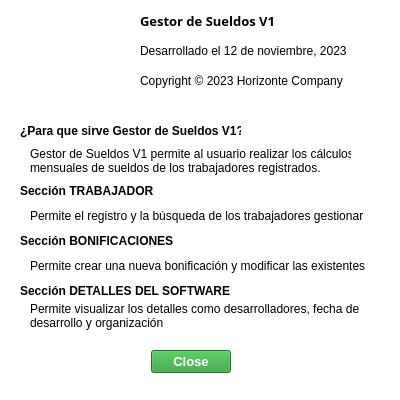
<?xml version="1.0" encoding="UTF-8"?>
<ui version="4.0">
 <class>AcercaDeNosotros</class>
 <widget class="QMainWindow" name="AcercaDeNosotros">
  <property name="windowModality">
   <enum>Qt::NonModal</enum>
  </property>
  <property name="geometry">
   <rect>
    <x>0</x>
    <y>0</y>
    <width>400</width>
    <height>400</height>
   </rect>
  </property>
  <property name="minimumSize">
   <size>
    <width>400</width>
    <height>400</height>
   </size>
  </property>
  <property name="maximumSize">
   <size>
    <width>400</width>
    <height>400</height>
   </size>
  </property>
  <property name="cursor">
   <cursorShape>ArrowCursor</cursorShape>
  </property>
  <property name="windowTitle">
   <string>Gestión de Sueldos</string>
  </property>
  <property name="styleSheet">
   <string notr="true">background-color: white</string>
  </property>
  <widget class="QWidget" name="centralwidget">
   <widget class="QLabel" name="label_2">
    <property name="geometry">
     <rect>
      <x>140</x>
      <y>10</y>
      <width>151</width>
      <height>21</height>
     </rect>
    </property>
    <property name="font">
     <font>
      <family>14pt Arial</family>
      <pointsize>10</pointsize>
      <italic>false</italic>
      <bold>true</bold>
     </font>
    </property>
    <property name="styleSheet">
     <string notr="true">font: 700 light 14pt &quot;Arial&quot;;
color: black;</string>
    </property>
    <property name="text">
     <string>Gestor de Sueldos V1</string>
    </property>
   </widget>
   <widget class="QDialogButtonBox" name="buttonBoxCerrar">
    <property name="geometry">
     <rect>
      <x>150</x>
      <y>350</y>
      <width>81</width>
      <height>24</height>
     </rect>
    </property>
    <property name="font">
     <font>
      <pointsize>10</pointsize>
      <italic>false</italic>
      <bold>true</bold>
     </font>
    </property>
    <property name="styleSheet">
     <string notr="true">
font: bold 10pt;
color: white;
background: rgb(43, 155, 51);</string>
    </property>
    <property name="orientation">
     <enum>Qt::Horizontal</enum>
    </property>
    <property name="standardButtons">
     <set>QDialogButtonBox::Close</set>
    </property>
    <property name="centerButtons">
     <bool>true</bool>
    </property>
   </widget>
   <widget class="QLabel" name="label">
    <property name="geometry">
     <rect>
      <x>140</x>
      <y>40</y>
      <width>221</width>
      <height>21</height>
     </rect>
    </property>
    <property name="text">
     <string>Desarrollado el 12 de noviembre, 2023</string>
    </property>
   </widget>
   <widget class="QLabel" name="label_4">
    <property name="geometry">
     <rect>
      <x>140</x>
      <y>70</y>
      <width>211</width>
      <height>21</height>
     </rect>
    </property>
    <property name="text">
     <string>Copyright © 2023 Horizonte Company</string>
    </property>
   </widget>
   <widget class="QLabel" name="label_7">
    <property name="geometry">
     <rect>
      <x>20</x>
      <y>10</y>
      <width>101</width>
      <height>91</height>
     </rect>
    </property>
    <property name="text">
     <string/>
    </property>
    <property name="pixmap">
     <pixmap>logo_sueldos.jpg</pixmap>
    </property>
    <property name="scaledContents">
     <bool>true</bool>
    </property>
   </widget>
   <widget class="QLabel" name="label_5">
    <property name="geometry">
     <rect>
      <x>20</x>
      <y>120</y>
      <width>221</width>
      <height>21</height>
     </rect>
    </property>
    <property name="font">
     <font>
      <bold>true</bold>
     </font>
    </property>
    <property name="text">
     <string>¿Para que sirve Gestor de Sueldos V1?</string>
    </property>
   </widget>
   <widget class="QLabel" name="label_6">
    <property name="geometry">
     <rect>
      <x>30</x>
      <y>140</y>
      <width>321</width>
      <height>41</height>
     </rect>
    </property>
    <property name="text">
     <string>Gestor de Sueldos V1 permite al usuario realizar los cálculos 
mensuales de sueldos de los trabajadores registrados.</string>
    </property>
   </widget>
   <widget class="QLabel" name="label_8">
    <property name="geometry">
     <rect>
      <x>30</x>
      <y>200</y>
      <width>341</width>
      <height>31</height>
     </rect>
    </property>
    <property name="text">
     <string>Permite el registro y la búsqueda de los trabajadores gestionar</string>
    </property>
   </widget>
   <widget class="QLabel" name="label_9">
    <property name="geometry">
     <rect>
      <x>20</x>
      <y>230</y>
      <width>221</width>
      <height>21</height>
     </rect>
    </property>
    <property name="font">
     <font>
      <bold>true</bold>
     </font>
    </property>
    <property name="text">
     <string>Sección BONIFICACIONES</string>
    </property>
   </widget>
   <widget class="QLabel" name="label_10">
    <property name="geometry">
     <rect>
      <x>20</x>
      <y>180</y>
      <width>221</width>
      <height>21</height>
     </rect>
    </property>
    <property name="font">
     <font>
      <bold>true</bold>
     </font>
    </property>
    <property name="text">
     <string>Sección TRABAJADOR</string>
    </property>
   </widget>
   <widget class="QLabel" name="label_11">
    <property name="geometry">
     <rect>
      <x>20</x>
      <y>280</y>
      <width>221</width>
      <height>21</height>
     </rect>
    </property>
    <property name="font">
     <font>
      <bold>true</bold>
     </font>
    </property>
    <property name="text">
     <string>Sección DETALLES DEL SOFTWARE</string>
    </property>
   </widget>
   <widget class="QLabel" name="label_12">
    <property name="geometry">
     <rect>
      <x>30</x>
      <y>250</y>
      <width>341</width>
      <height>31</height>
     </rect>
    </property>
    <property name="text">
     <string>Permite crear una nueva bonificación y modificar las existentes</string>
    </property>
   </widget>
   <widget class="QLabel" name="label_13">
    <property name="geometry">
     <rect>
      <x>30</x>
      <y>300</y>
      <width>341</width>
      <height>31</height>
     </rect>
    </property>
    <property name="text">
     <string>Permite visualizar los detalles como desarrolladores, fecha de 
desarrollo y organización</string>
    </property>
   </widget>
  </widget>
  <widget class="QMenuBar" name="menubar">
   <property name="geometry">
    <rect>
     <x>0</x>
     <y>0</y>
     <width>400</width>
     <height>22</height>
    </rect>
   </property>
  </widget>
  <widget class="QStatusBar" name="statusbar"/>
 </widget>
 <resources/>
 <connections/>
</ui>
